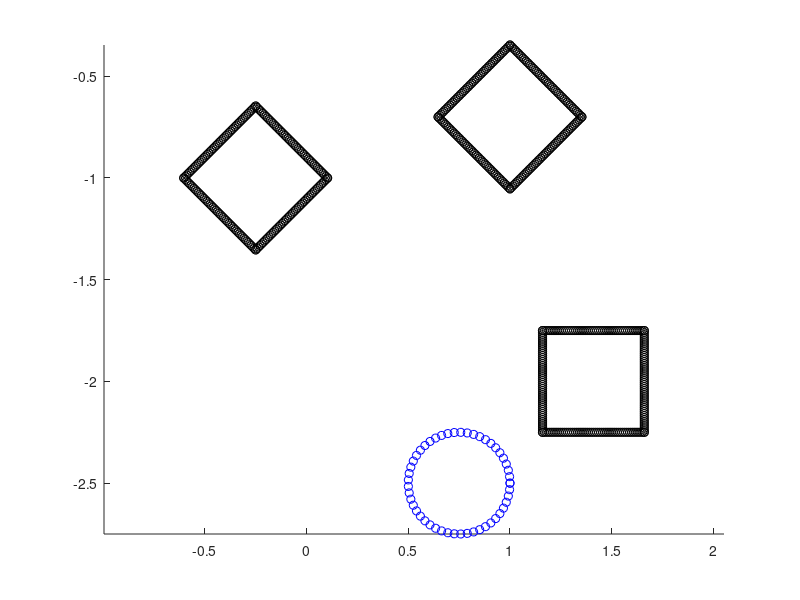

Reproduce this figure in MATLAB.
% Navigate the gauntlet challenge, level 1

% Collect scan data, do not RANSAC fit it

% collectScans()

% Define the potential field of the gauntlet (using the pre-defined
% values)

[x,y] = meshgrid(-2:0.3:3,-4:0.3:2);

v = 0

clf
axis equal
hold on

for u = linspace(0, 1, 50)
  % Walls

  wall1_x = -1.5;
  wall1_y = 4.37 * u - 3.37;

  wall2_x = 2.5;
  wall2_y = 4.37 * u - 3.37;

  wall3_x = 4 * u - 1.5;
  wall3_y = -3.37;

  wall4_x = 4 * u - 1.5;
  wall4_y = 1;

  % Boxes
  box1_x = -.25;
  box1_y = .5 * u - .25;
  box2_x = .25;
  box2_y = .5 * u - .25;
  box3_x = .5 * u - .25;
  box3_y = -.25;
  box4_x = .5 * u - .25;
  box4_y = .25;

  box_generic = [box1_x, box2_x, box3_x, box4_x;...
                 box1_y, box2_y, box3_y, box4_y];

  boxa = box_generic + [1.41;...
                        -2];

  angle = pi/4;
  R = [cos(angle) -sin(angle);...
       sin(angle) cos(angle)];

  boxb = R * box_generic + [1;...
                            -.7];

  boxc = R * box_generic + [-.25;...
                            -1];
  plot(boxa(1, :), boxa(2, :), 'ko')
  plot(boxb(1, :), boxb(2, :), 'ko')
  plot(boxc(1, :), boxc(2, :), 'ko')

  % The barrel
  theta = 2 * pi * u;
  barrel = [.25*cos(theta);...
            .25*sin(theta)];
  barrel = barrel + [.75;...
                     -2.5];
  plot(barrel(1,:), barrel(2,:), 'bo')
end


% Start collecting path data

% Follow gradient descent based on potential field
